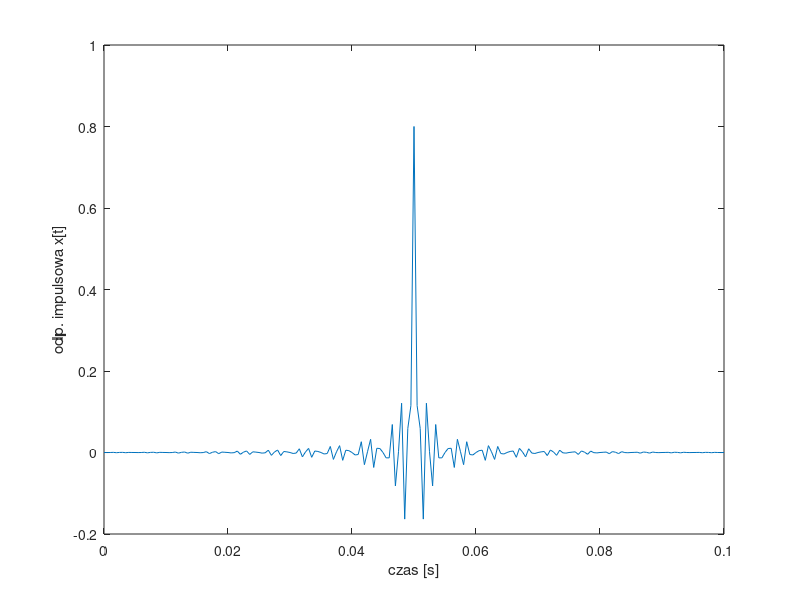
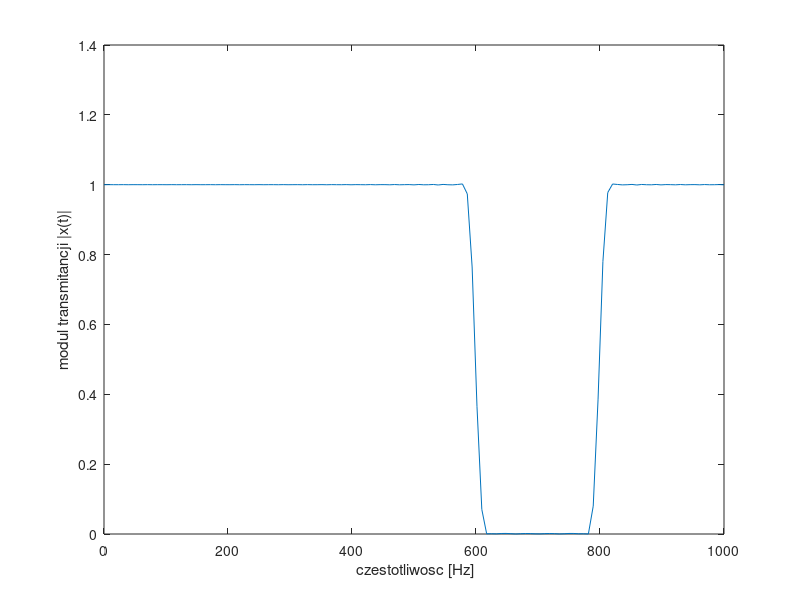

Write the MATLAB code that produced these figures, in order.
clear all;
close all;
fp =2000;
M =201;
fg =[600 ,800]; %wektor złożony z połączenia wartości granicznych fg i fd
fgu =fg /( fp /2);
h=fir1(M-1,fgu,'stop');
th =(0:M -1) *1/ fp;
figure(1)
plot (th ,h)
xlabel ('czas [s]');
ylabel ('odp. impulsowa x[t]');

Nfh =256;
N21h = Nfh /2+1;
fh= linspace (0, fp /2, N21h );
vh= fft(h,Nfh);
wh= abs(vh);
figure(2)
plot (fh ,wh (1: N21h ))
xlabel (' czestotliwosc [Hz]')
ylabel ('modul transmitancji |x(t)|');
